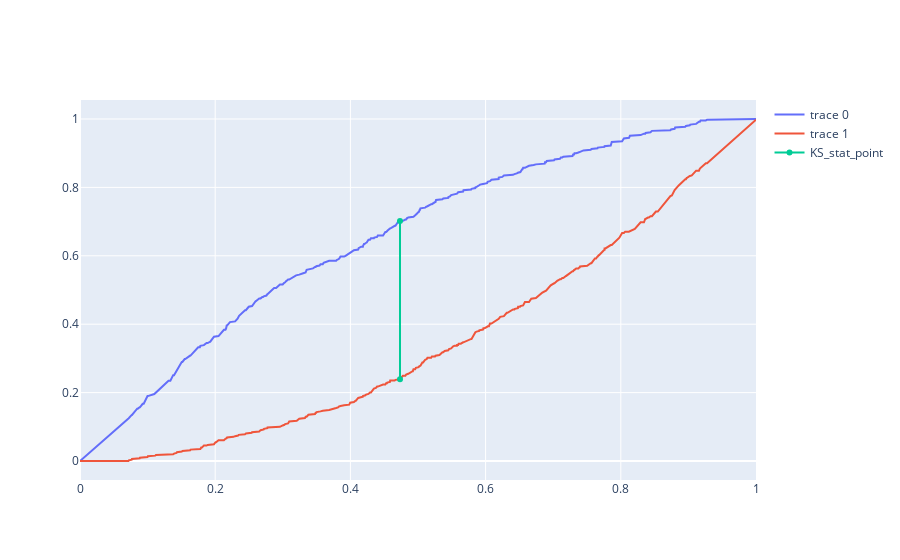

The notebook cell this image was saved under:
### Markdown cell above
This method is based on findig the point where ecdf of the classes differ the most. We can use property of ROC curves components.

$$TPR = 1 - \hat{F}_p(x)$$
$$FPR = 1 - \hat{F}_n(x)$$

### Code cell
tpr, fpr, thresholds = \
   (res[1:] for res in roc_curve(example_data["class"], example_data["norm_var"]))

F_p = 1 - tpr
F_n = 1 - fpr

fig = go.Figure()

fig.add_trace(go.Scatter(x = thresholds, y = F_p))
fig.add_trace(go.Scatter(x = thresholds, y = F_n))

KS_ind = np.argmax(np.abs(fpr - tpr))

fig.add_trace(go.Scatter(
    x = [thresholds[KS_ind]]*2, 
    y = [F_p[KS_ind], F_n[KS_ind]],
    name = "KS_stat_point"
))

### Figure 1 — Plotly figure (JSON) as saved in the notebook; plotly's stock layout.template omitted (floating-point values rounded to 4 significant figures; data arrays with more than 128 entries replaced by an {"elided": "..."} marker saying what was removed)
{"data": [{"type": "scatter", "x": {"elided": "365 float values"}, "y": {"elided": "365 float values"}}, {"type": "scatter", "x": {"elided": "365 float values"}, "y": {"elided": "365 float values"}}, {"name": "KS_stat_point", "type": "scatter", "x": [0.4734, 0.4734], "y": [0.702, 0.2392]}], "layout": {"autosize": true, "xaxis": {"autorange": true, "range": [0, 1], "type": "linear"}, "yaxis": {"autorange": true, "range": [-0.05556, 1.056], "type": "linear"}}}
